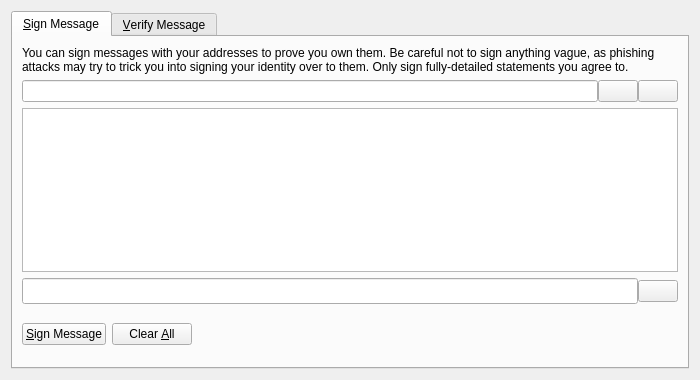
<?xml version="1.0" encoding="UTF-8"?>
<ui version="4.0">
 <class>SignVerifyMessageDialog</class>
 <widget class="QDialog" name="SignVerifyMessageDialog">
  <property name="geometry">
   <rect>
    <x>0</x>
    <y>0</y>
    <width>700</width>
    <height>380</height>
   </rect>
  </property>
  <property name="windowTitle">
   <string>Signatures - Sign / Verify a Message</string>
  </property>
  <property name="styleSheet">
   <string notr="true">font: 75 12pt &quot;Century Gothic&quot;;</string>
  </property>
  <property name="modal">
   <bool>true</bool>
  </property>
  <layout class="QVBoxLayout" name="verticalLayout">
   <item>
    <widget class="QTabWidget" name="tabWidget">
     <property name="currentIndex">
      <number>0</number>
     </property>
     <widget class="QWidget" name="tabSignMessage">
      <attribute name="title">
       <string>&amp;Sign Message</string>
      </attribute>
      <layout class="QVBoxLayout" name="verticalLayout_SM">
       <item>
        <widget class="QLabel" name="infoLabel_SM">
         <property name="text">
          <string>You can sign messages with your addresses to prove you own them. Be careful not to sign anything vague, as phishing attacks may try to trick you into signing your identity over to them. Only sign fully-detailed statements you agree to.</string>
         </property>
         <property name="textFormat">
          <enum>Qt::PlainText</enum>
         </property>
         <property name="wordWrap">
          <bool>true</bool>
         </property>
        </widget>
       </item>
       <item>
        <layout class="QHBoxLayout" name="horizontalLayout_1_SM">
         <property name="spacing">
          <number>0</number>
         </property>
         <item>
          <widget class="QValidatedLineEdit" name="addressIn_SM">
           <property name="toolTip">
            <string>The address to sign the message with (e.g. Sjz75uKHzUQJnSdzvpiigEGxseKkDhQToX)</string>
           </property>
           <property name="styleSheet">
            <string notr="true">font: 75 10pt &quot;Century Gothic&quot;;</string>
           </property>
           <property name="maxLength">
            <number>34</number>
           </property>
          </widget>
         </item>
         <item>
          <widget class="QPushButton" name="addressBookButton_SM">
           <property name="toolTip">
            <string>Choose an address from the address book</string>
           </property>
           <property name="text">
            <string/>
           </property>
           <property name="icon">
            <iconset resource="../bitcoin.qrc">
             <normaloff>:/icons/address-book</normaloff>:/icons/address-book</iconset>
           </property>
           <property name="shortcut">
            <string>Alt+A</string>
           </property>
           <property name="autoDefault">
            <bool>false</bool>
           </property>
          </widget>
         </item>
         <item>
          <widget class="QPushButton" name="pasteButton_SM">
           <property name="toolTip">
            <string>Paste address from clipboard</string>
           </property>
           <property name="text">
            <string/>
           </property>
           <property name="icon">
            <iconset resource="../bitcoin.qrc">
             <normaloff>:/icons/editpaste</normaloff>:/icons/editpaste</iconset>
           </property>
           <property name="shortcut">
            <string>Alt+P</string>
           </property>
           <property name="autoDefault">
            <bool>false</bool>
           </property>
          </widget>
         </item>
        </layout>
       </item>
       <item>
        <widget class="QPlainTextEdit" name="messageIn_SM">
         <property name="toolTip">
          <string>Enter the message you want to sign here</string>
         </property>
         <property name="styleSheet">
          <string notr="true">font: 75 10pt &quot;Century Gothic&quot;;</string>
         </property>
        </widget>
       </item>
       <item>
        <layout class="QHBoxLayout" name="horizontalLayout_2_SM">
         <property name="spacing">
          <number>0</number>
         </property>
         <item>
          <widget class="QLineEdit" name="signatureOut_SM">
           <property name="font">
            <font>
             <family>Century Gothic</family>
             <pointsize>10</pointsize>
             <weight>9</weight>
             <italic>false</italic>
             <bold>false</bold>
            </font>
           </property>
           <property name="styleSheet">
            <string notr="true">font: 75 10pt &quot;Century Gothic&quot;;</string>
           </property>
           <property name="readOnly">
            <bool>true</bool>
           </property>
          </widget>
         </item>
         <item>
          <widget class="QPushButton" name="copySignatureButton_SM">
           <property name="toolTip">
            <string>Copy the current signature to the system clipboard</string>
           </property>
           <property name="text">
            <string/>
           </property>
           <property name="icon">
            <iconset resource="../bitcoin.qrc">
             <normaloff>:/icons/editcopy</normaloff>:/icons/editcopy</iconset>
           </property>
           <property name="autoDefault">
            <bool>false</bool>
           </property>
          </widget>
         </item>
        </layout>
       </item>
       <item>
        <layout class="QHBoxLayout" name="horizontalLayout_3_SM">
         <item>
          <widget class="QPushButton" name="signMessageButton_SM">
           <property name="toolTip">
            <string>Sign the message to prove you own this FanaticosCash address</string>
           </property>
           <property name="styleSheet">
            <string notr="true">font: 75 9pt &quot;Century Gothic&quot;;</string>
           </property>
           <property name="text">
            <string>&amp;Sign Message</string>
           </property>
           <property name="icon">
            <iconset resource="../bitcoin.qrc">
             <normaloff>:/icons/edit</normaloff>:/icons/edit</iconset>
           </property>
           <property name="autoDefault">
            <bool>false</bool>
           </property>
          </widget>
         </item>
         <item>
          <widget class="QPushButton" name="clearButton_SM">
           <property name="toolTip">
            <string>Reset all sign message fields</string>
           </property>
           <property name="styleSheet">
            <string notr="true">font: 75 9pt &quot;Century Gothic&quot;;</string>
           </property>
           <property name="text">
            <string>Clear &amp;All</string>
           </property>
           <property name="icon">
            <iconset resource="../bitcoin.qrc">
             <normaloff>:/icons/remove</normaloff>:/icons/remove</iconset>
           </property>
           <property name="autoDefault">
            <bool>false</bool>
           </property>
          </widget>
         </item>
         <item>
          <spacer name="horizontalSpacer_1_SM">
           <property name="orientation">
            <enum>Qt::Horizontal</enum>
           </property>
           <property name="sizeHint" stdset="0">
            <size>
             <width>40</width>
             <height>48</height>
            </size>
           </property>
          </spacer>
         </item>
         <item>
          <widget class="QLabel" name="statusLabel_SM">
           <property name="font">
            <font>
             <family>Century Gothic</family>
             <pointsize>12</pointsize>
             <weight>9</weight>
             <italic>false</italic>
             <bold>false</bold>
            </font>
           </property>
           <property name="text">
            <string/>
           </property>
           <property name="wordWrap">
            <bool>true</bool>
           </property>
          </widget>
         </item>
         <item>
          <spacer name="horizontalSpacer_2_SM">
           <property name="orientation">
            <enum>Qt::Horizontal</enum>
           </property>
           <property name="sizeHint" stdset="0">
            <size>
             <width>40</width>
             <height>48</height>
            </size>
           </property>
          </spacer>
         </item>
        </layout>
       </item>
      </layout>
     </widget>
     <widget class="QWidget" name="tabVerifyMessage">
      <attribute name="title">
       <string>&amp;Verify Message</string>
      </attribute>
      <layout class="QVBoxLayout" name="verticalLayout_VM">
       <item>
        <widget class="QLabel" name="infoLabel_VM">
         <property name="text">
          <string>Enter the signing address, message (ensure you copy line breaks, spaces, tabs, etc. exactly) and signature below to verify the message. Be careful not to read more into the signature than what is in the signed message itself, to avoid being tricked by a man-in-the-middle attack.</string>
         </property>
         <property name="textFormat">
          <enum>Qt::PlainText</enum>
         </property>
         <property name="alignment">
          <set>Qt::AlignLeading|Qt::AlignLeft|Qt::AlignTop</set>
         </property>
         <property name="wordWrap">
          <bool>true</bool>
         </property>
        </widget>
       </item>
       <item>
        <layout class="QHBoxLayout" name="horizontalLayout_1_VM">
         <property name="spacing">
          <number>0</number>
         </property>
         <item>
          <widget class="QValidatedLineEdit" name="addressIn_VM">
           <property name="toolTip">
            <string>The address the message was signed with (e.g. Sjz75uKHzUQJnSdzvpiigEGxseKkDhQToX)</string>
           </property>
           <property name="autoFillBackground">
            <bool>false</bool>
           </property>
           <property name="styleSheet">
            <string notr="true">font: 75 10pt &quot;Century Gothic&quot;;</string>
           </property>
           <property name="maxLength">
            <number>34</number>
           </property>
          </widget>
         </item>
         <item>
          <widget class="QPushButton" name="addressBookButton_VM">
           <property name="toolTip">
            <string>Choose an address from the address book</string>
           </property>
           <property name="text">
            <string/>
           </property>
           <property name="icon">
            <iconset resource="../bitcoin.qrc">
             <normaloff>:/icons/address-book</normaloff>:/icons/address-book</iconset>
           </property>
           <property name="shortcut">
            <string>Alt+A</string>
           </property>
           <property name="autoDefault">
            <bool>false</bool>
           </property>
          </widget>
         </item>
        </layout>
       </item>
       <item>
        <widget class="QPlainTextEdit" name="messageIn_VM">
         <property name="styleSheet">
          <string notr="true">font: 75 10pt &quot;Century Gothic&quot;;</string>
         </property>
        </widget>
       </item>
       <item>
        <widget class="QValidatedLineEdit" name="signatureIn_VM">
         <property name="styleSheet">
          <string notr="true">font: 75 10pt &quot;Century Gothic&quot;;</string>
         </property>
        </widget>
       </item>
       <item>
        <layout class="QHBoxLayout" name="horizontalLayout_2_VM">
         <item>
          <widget class="QPushButton" name="verifyMessageButton_VM">
           <property name="toolTip">
            <string>Verify the message to ensure it was signed with the specified FanaticosCash address</string>
           </property>
           <property name="styleSheet">
            <string notr="true">font: 75 9pt &quot;Century Gothic&quot;;</string>
           </property>
           <property name="text">
            <string>&amp;Verify Message</string>
           </property>
           <property name="icon">
            <iconset resource="../bitcoin.qrc">
             <normaloff>:/icons/transaction_0</normaloff>:/icons/transaction_0</iconset>
           </property>
           <property name="autoDefault">
            <bool>false</bool>
           </property>
          </widget>
         </item>
         <item>
          <widget class="QPushButton" name="clearButton_VM">
           <property name="toolTip">
            <string>Reset all verify message fields</string>
           </property>
           <property name="styleSheet">
            <string notr="true">font: 75 9pt &quot;Century Gothic&quot;;</string>
           </property>
           <property name="text">
            <string>Clear &amp;All</string>
           </property>
           <property name="icon">
            <iconset resource="../bitcoin.qrc">
             <normaloff>:/icons/remove</normaloff>:/icons/remove</iconset>
           </property>
           <property name="autoDefault">
            <bool>false</bool>
           </property>
          </widget>
         </item>
         <item>
          <spacer name="horizontalSpacer_1_VM">
           <property name="orientation">
            <enum>Qt::Horizontal</enum>
           </property>
           <property name="sizeHint" stdset="0">
            <size>
             <width>40</width>
             <height>48</height>
            </size>
           </property>
          </spacer>
         </item>
         <item>
          <widget class="QLabel" name="statusLabel_VM">
           <property name="font">
            <font>
             <family>Century Gothic</family>
             <pointsize>12</pointsize>
             <weight>9</weight>
             <italic>false</italic>
             <bold>false</bold>
            </font>
           </property>
           <property name="text">
            <string/>
           </property>
           <property name="wordWrap">
            <bool>true</bool>
           </property>
          </widget>
         </item>
         <item>
          <spacer name="horizontalSpacer_2_VM">
           <property name="orientation">
            <enum>Qt::Horizontal</enum>
           </property>
           <property name="sizeHint" stdset="0">
            <size>
             <width>40</width>
             <height>48</height>
            </size>
           </property>
          </spacer>
         </item>
        </layout>
       </item>
      </layout>
     </widget>
    </widget>
   </item>
  </layout>
 </widget>
 <customwidgets>
  <customwidget>
   <class>QValidatedLineEdit</class>
   <extends>QLineEdit</extends>
   <header>qvalidatedlineedit.h</header>
  </customwidget>
 </customwidgets>
 <resources>
  <include location="../bitcoin.qrc"/>
 </resources>
 <connections/>
</ui>
